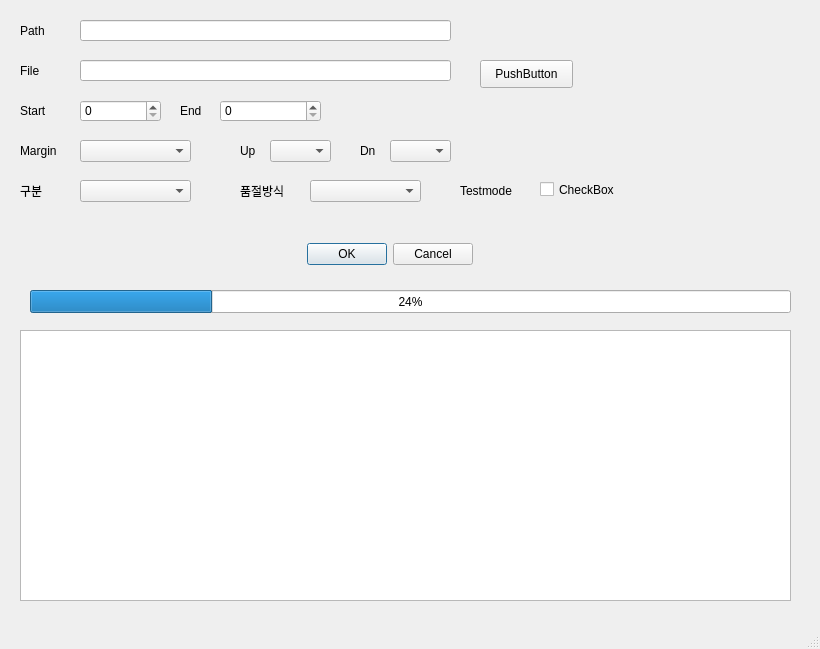
<?xml version="1.0" encoding="UTF-8"?>
<ui version="4.0">
 <class>MainWindow</class>
 <widget class="QMainWindow" name="MainWindow">
  <property name="geometry">
   <rect>
    <x>0</x>
    <y>0</y>
    <width>820</width>
    <height>649</height>
   </rect>
  </property>
  <property name="windowTitle">
   <string>MainWindow</string>
  </property>
  <widget class="QWidget" name="centralwidget">
   <widget class="QLabel" name="label">
    <property name="geometry">
     <rect>
      <x>20</x>
      <y>10</y>
      <width>51</width>
      <height>41</height>
     </rect>
    </property>
    <property name="text">
     <string>Path</string>
    </property>
   </widget>
   <widget class="QLabel" name="label_2">
    <property name="geometry">
     <rect>
      <x>20</x>
      <y>50</y>
      <width>41</width>
      <height>41</height>
     </rect>
    </property>
    <property name="text">
     <string>File</string>
    </property>
   </widget>
   <widget class="QLabel" name="label_3">
    <property name="geometry">
     <rect>
      <x>20</x>
      <y>90</y>
      <width>51</width>
      <height>41</height>
     </rect>
    </property>
    <property name="text">
     <string>Start</string>
    </property>
   </widget>
   <widget class="QLabel" name="label_4">
    <property name="geometry">
     <rect>
      <x>180</x>
      <y>90</y>
      <width>51</width>
      <height>41</height>
     </rect>
    </property>
    <property name="text">
     <string>End</string>
    </property>
   </widget>
   <widget class="QLabel" name="label_5">
    <property name="geometry">
     <rect>
      <x>240</x>
      <y>130</y>
      <width>51</width>
      <height>41</height>
     </rect>
    </property>
    <property name="text">
     <string>Up</string>
    </property>
   </widget>
   <widget class="QLabel" name="label_6">
    <property name="geometry">
     <rect>
      <x>360</x>
      <y>130</y>
      <width>51</width>
      <height>41</height>
     </rect>
    </property>
    <property name="text">
     <string>Dn</string>
    </property>
   </widget>
   <widget class="QLabel" name="label_7">
    <property name="geometry">
     <rect>
      <x>20</x>
      <y>130</y>
      <width>51</width>
      <height>41</height>
     </rect>
    </property>
    <property name="text">
     <string>Margin</string>
    </property>
   </widget>
   <widget class="QLabel" name="label_8">
    <property name="geometry">
     <rect>
      <x>240</x>
      <y>170</y>
      <width>91</width>
      <height>41</height>
     </rect>
    </property>
    <property name="text">
     <string>품절방식</string>
    </property>
   </widget>
   <widget class="QLabel" name="label_9">
    <property name="geometry">
     <rect>
      <x>20</x>
      <y>170</y>
      <width>51</width>
      <height>41</height>
     </rect>
    </property>
    <property name="text">
     <string>구분</string>
    </property>
   </widget>
   <widget class="QLabel" name="label_10">
    <property name="geometry">
     <rect>
      <x>460</x>
      <y>170</y>
      <width>171</width>
      <height>41</height>
     </rect>
    </property>
    <property name="text">
     <string>Testmode</string>
    </property>
   </widget>
   <widget class="QProgressBar" name="progressBar">
    <property name="geometry">
     <rect>
      <x>30</x>
      <y>290</y>
      <width>761</width>
      <height>23</height>
     </rect>
    </property>
    <property name="value">
     <number>24</number>
    </property>
   </widget>
   <widget class="QTextEdit" name="textEdit">
    <property name="geometry">
     <rect>
      <x>20</x>
      <y>330</y>
      <width>771</width>
      <height>271</height>
     </rect>
    </property>
   </widget>
   <widget class="QCheckBox" name="checkBox">
    <property name="geometry">
     <rect>
      <x>540</x>
      <y>180</y>
      <width>96</width>
      <height>19</height>
     </rect>
    </property>
    <property name="text">
     <string>CheckBox</string>
    </property>
   </widget>
   <widget class="QLineEdit" name="lineEdit">
    <property name="geometry">
     <rect>
      <x>80</x>
      <y>20</y>
      <width>371</width>
      <height>21</height>
     </rect>
    </property>
   </widget>
   <widget class="QLineEdit" name="lineEdit_2">
    <property name="geometry">
     <rect>
      <x>80</x>
      <y>60</y>
      <width>371</width>
      <height>21</height>
     </rect>
    </property>
   </widget>
   <widget class="QComboBox" name="comboBox">
    <property name="geometry">
     <rect>
      <x>270</x>
      <y>140</y>
      <width>61</width>
      <height>22</height>
     </rect>
    </property>
   </widget>
   <widget class="QComboBox" name="comboBox_2">
    <property name="geometry">
     <rect>
      <x>390</x>
      <y>140</y>
      <width>61</width>
      <height>22</height>
     </rect>
    </property>
   </widget>
   <widget class="QComboBox" name="comboBox_3">
    <property name="geometry">
     <rect>
      <x>80</x>
      <y>140</y>
      <width>111</width>
      <height>22</height>
     </rect>
    </property>
   </widget>
   <widget class="QComboBox" name="comboBox_4">
    <property name="geometry">
     <rect>
      <x>310</x>
      <y>180</y>
      <width>111</width>
      <height>22</height>
     </rect>
    </property>
   </widget>
   <widget class="QComboBox" name="comboBox_5">
    <property name="geometry">
     <rect>
      <x>80</x>
      <y>180</y>
      <width>111</width>
      <height>22</height>
     </rect>
    </property>
   </widget>
   <widget class="QDialogButtonBox" name="buttonBox">
    <property name="geometry">
     <rect>
      <x>280</x>
      <y>240</y>
      <width>193</width>
      <height>28</height>
     </rect>
    </property>
    <property name="standardButtons">
     <set>QDialogButtonBox::Cancel|QDialogButtonBox::Ok</set>
    </property>
   </widget>
   <widget class="QPushButton" name="pushButton">
    <property name="geometry">
     <rect>
      <x>480</x>
      <y>60</y>
      <width>93</width>
      <height>28</height>
     </rect>
    </property>
    <property name="text">
     <string>PushButton</string>
    </property>
   </widget>
   <widget class="QSpinBox" name="spinBox">
    <property name="geometry">
     <rect>
      <x>80</x>
      <y>100</y>
      <width>81</width>
      <height>22</height>
     </rect>
    </property>
   </widget>
   <widget class="QSpinBox" name="spinBox_2">
    <property name="geometry">
     <rect>
      <x>220</x>
      <y>100</y>
      <width>101</width>
      <height>22</height>
     </rect>
    </property>
   </widget>
  </widget>
  <widget class="QMenuBar" name="menubar">
   <property name="geometry">
    <rect>
     <x>0</x>
     <y>0</y>
     <width>820</width>
     <height>26</height>
    </rect>
   </property>
  </widget>
  <widget class="QStatusBar" name="statusbar"/>
 </widget>
 <resources/>
 <connections/>
</ui>
